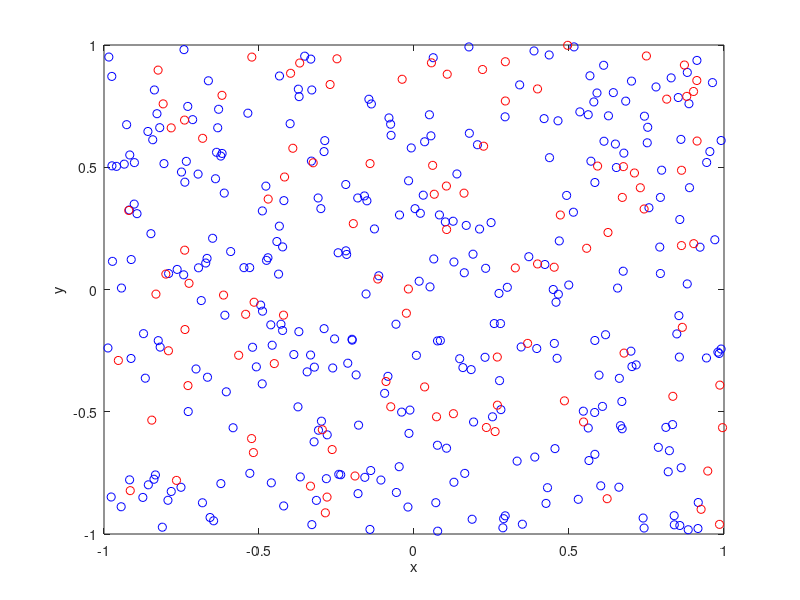

MATLAB code for this plot:
% Simulate a Poisson point process on a rectangle.
% Then thin the Poisson point process according to a (spatially *independent*) 
% p-thinning.
% Author: H. Paul Keeler, 2019.
% Website: hpaulkeeler.com
% Repository: github.com/hpaulkeeler/posts

%Simulation window parameters
xMin=-1;xMax=1;
yMin=-1;yMax=1;
xDelta=xMax-xMin;yDelta=yMax-yMin; %rectangle dimensions
areaTotal=xDelta*yDelta; %area of rectangle
 
%Point process parameters
lambda=100; %intensity (ie mean density) of the Poisson process

%Thinning probability paramters
sigma=1;
p=0.25; %thinning probability

%Simulate Poisson point process
numbPoints=poissrnd(areaTotal*lambda);%Poisson number of points
xx=xDelta*(rand(numbPoints,1))+xMin;%x coordinates of Poisson points
yy=xDelta*(rand(numbPoints,1))+yMin;%y coordinates of Poisson points

%Generate Bernoulli variables (ie coin flips) for thinning
booleThinned=rand(numbPoints,1)<p; %points to be thinned
booleRetained=~booleThinned; %points to be retained

%x/y locations of thinned points
xxThinned=xx(booleThinned); yyThinned=yy(booleThinned);
%x/y locations of retained points
xxRetained=xx(booleRetained); yyRetained=yy(booleRetained);

%Plotting
plot(xxRetained,yyRetained,'bo'); %plot retained points
hold on; plot(xxThinned,yyThinned,'ro'); %plot thinned points
xlabel('x');ylabel('y');
